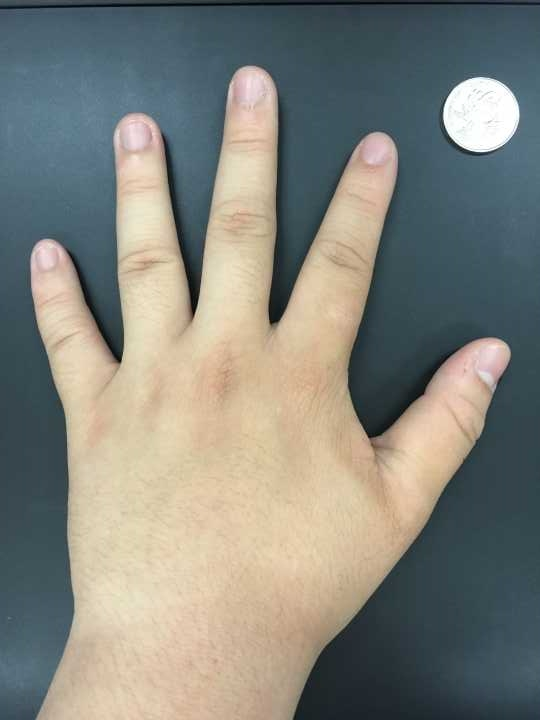
//> input picture Computer vision course design/1.jpg, 540 x 720 px
$ ./Computer_vision_course_design   (built with g++ and OpenCV 4)
//> lines starting //> are read from the running program, lines starting //| are printed output that depends on the picture; after the words box and inside, x2 and y2 are one past the last pixel; in counts of white or black regions, pixels touching at a corner belong together
### Computer vision course design/闫彩东.h
#pragma once

#ifndef 闫彩东_H_
#define 闫彩东_H_
#include"Head.h"
using namespace std;
using namespace cv;

class yancaidong{
public:
	yancaidong(Mat img){
		image = img(Rect(286, 123, 120, 257));
		hight = 0;
		weight = 0;
	}
	void work();
	void showresult() {
		cout << "食指长度：" << hight * Pixellen << "cm\t宽度:" << weight * Pixellen << "cm" << endl;
	}
private:
	Mat image;
	int size = 0;
	int hight, weight;
	Point point[10000];
};


#endif // 闫彩东_H_

### Computer vision course design/张淇.h
#pragma once
#include"Head.h"
using namespace std;
using namespace cv;
#ifndef 张淇_H_
class zhangqi
{
	Mat image;
	int size = 0;
	int h, w;
	Point point[10000];
public:
	zhangqi(Mat img)
	{
		image = img(Rect( 20, 110, 83, 320));
		h = 0;
		w = 0;
	}
	void work();
	void showresult()
	{
		cout << "小拇指长度：" << h * Pixellen << "cm	宽度:" << w * Pixellen << "cm" << endl;
	}
};
#endif

### Computer vision course design/孙文科.h
#pragma once
#include"Head.h"
using namespace std;
using namespace cv;
#ifndef 孙文科_H_
class sunwenke
{
	Mat image;//图像
	int size = 0;//像素点个数
	int Hight, Weight;//高和宽
	Point RectPoint;
	Point point[40000];//像素点数组
public:
	sunwenke(Mat img)//构造函数，初始化图像和高、宽
	{
		RectPoint=Point(150, 218);
		image = img(Rect(380,330,RectPoint.x,RectPoint.y));//图像裁剪
		Hight = 0;
		Weight = 0;
	}
	void work();//对外工作接口
	void showresult()//输出接口
	{
		cout << "大拇指长度：" << Hight * Pixellen << "cm\t宽度:" << Weight * Pixellen << "cm" << endl;
	}
};
#endif // !孙文科_H_

### Computer vision course design/张衍希.h
#pragma once
#include"Head.h"
#include <thread>
using namespace std;
using namespace cv;
#ifndef 张衍希_H_
class zhangyanxi
{
	Mat image;//图像
	int size = 0;//像素点个数
	int weight;//高和宽
	Point point[10000];//像素点数组
public:
	// [5 lines left out: function zhangyanxi, not called in this run]
	void worker();//对外工作接口
	// [4 lines left out: function Print, not called in this run]
};
#endif // !张衍希_H_

### Computer vision course design/周宗宇.h
#pragma once
#include"Head.h"
#include <thread>
using namespace std;
using namespace cv;
#ifndef 周宗宇_H_
class zhouzongyu
{
	Mat image;
	int size = 0;
	int h, w;
	Point point[10000];
public:
	zhouzongyu(Mat img)
	{
		image = img(Rect(100, 100, 95, 237));
		h = 0;
		w = 0;
	}
	void work();
	void showresult()
	{
		cout << "无名指长度：" << h * Pixellen << "cm\t宽度:" << w * Pixellen << "cm" << endl;
	}
};
#endif // !周宗宇_H_

### Computer vision course design/高雅.h
#pragma once
#include"Head.h"
#include <thread>
using namespace std;
using namespace cv;
#ifndef 高雅_H_
class gaoya
{
	Mat image;//图像
	int width;
public:
	// [5 lines left out: function gaoya, not called in this run]
	void work();//对外工作接口
	// [4 lines left out: function show, not called in this run]
};
#endif // !高雅_H_

### Computer vision course design/苏琥元.h
#pragma once
#include"Head.h"
#include <thread>
using namespace std;
using namespace cv;
#ifndef 苏琥元_H
class suhuyuan
{
	Mat image;
	int size=0;
	int hight, weight;
	Point point[10000];
public:
	suhuyuan(Mat img)
	{
		image = img(Rect(195,60,85,265));
		hight = 0;
		weight = 0;
	}
	void work();
	void showresult()
	{
		cout << "中指长度：" << hight * Pixellen<<"cm\t宽度:"<< weight *Pixellen<<"cm" << endl;
	}
};
#endif // !苏琥元_H

### Computer vision course design/ConnectList.h
#pragma once
//需要链接的作业头文件
#include"苏琥元.h"
#include"高雅.h"
#include"周宗宇.h"
#include"张衍希.h"
#include"孙文科.h"
#include"张淇.h"
#include"闫彩东.h"

### Computer vision course design/Head.h
#pragma once
#ifndef _HEAD_H_
#define _HEAD_H_
#include <iostream>
#include<algorithm>
#include <opencv2/opencv.hpp>
#include<opencv2/highgui/highgui.hpp>
#include<opencv2/imgproc/imgproc.hpp>

#define Pixellen 0.03125
#endif // HEAD

### Computer vision course design/闫彩东.cpp

#include "闫彩东.h"

// [4 lines left out: function Compare, not called in this run]

int getX(Point* p, int size)
{
	int x[3000];
	int min;
	for (int i = 0; i < size; i++)
	{
		x[i] = p[i].x;
	}
	min = x[0];
	for (int i = 1; i < size; i++)
	{
		if (x[i] < min && x[i] != 0)min = x[i];
	}
	sort(x, x + size, Compare);
	return x[0] - x[size * 3 / 4];
}

int getY(Point* p, int size)
{
	int x[3000];
	int min;
	for (int i = 0; i < size; i++)
	{
		x[i] = p[i].y;
	}
	min = x[0];
	for (int i = 1; i < size; i++)
	{
		if (x[i] < min && x[i] != 0)min = x[i];
	}
	sort(x, x + size, Compare);
	return x[0] - min;
}

void yancaidong::work()
{
	Mat dst, final;
	cvtColor(image, dst, COLOR_BGR2GRAY);
	blur(dst, dst, Size(3, 3));
	Canny(dst, final, 80, 160, 3);

	vector<vector<Point>> Contours;
	vector<Vec4i> Hierarchy;
	findContours(final, Contours, Hierarchy, RETR_TREE, CHAIN_APPROX_SIMPLE, Point(0, 0));

	int flag = 0;
	for (int i = 0; i < Contours.size(); i++)
	{
		if (Contours[i].size() > size) { size = Contours[i].size(); flag = i; }
	}

	for (int i = 0; i < size; i++)
	{
		point[i] = Contours[flag][i];
	}
	weight = getX(point, size);
	hight = getY(point, size);
}

### Computer vision course design/苏琥元.cpp
#include "苏琥元.h"
//降序排序
static bool Compare(int a, int b)
{
	return a > b;
}
//寻找x轴上的像素点的x坐标并计算出宽
//[param in]Point *p：像素点数组
//[param in]size ：像素点个数
static int findX(Point* p,int size)
{
	int x[3000];
	int min;
	for (int i = 0; i < size; i++)
	{
		x[i] = p[i].x;
	}
	min = x[0];
	for (int i = 1; i < size; i++)
	{
		if (x[i] < min&&x[i]!=0)min = x[i];
	}
	sort(x, x + size, Compare);
	return x[0] - min;
}
//寻找y轴上的像素点的y坐标并计算出高
//[param in]Point *p：像素点数组
//[param in]size ：像素点个数
static int findY(Point* p, int size)
{
	int x[3000];
	int min;
	for (int i = 0; i < size; i++)
	{
		x[i] = p[i].y;
	}
	min = x[0];
	for (int i = 1; i < size; i++)
	{
		if (x[i] < min && x[i] != 0)min = x[i];
	}
	sort(x, x + size, Compare);
	return x[0] - min;
}

void suhuyuan::work()
{
	Mat dst, final;
	cvtColor(image, dst, COLOR_BGR2GRAY);//将图像转换为灰色
	blur(dst, dst, Size(3, 3));//滤波
	Canny(dst, final, 80, 160, 3);//Canny边缘检测

	//findContours运用
	vector<vector<Point>> Contours;//边缘坐标集合
	vector<Vec4i> Hierarchy;
	findContours(final, Contours, Hierarchy, RETR_TREE, CHAIN_APPROX_SIMPLE, Point(0, 0));
	// [6 lines of commented-out code are left out]

	int flag=0;
	for (int i = 0; i < Contours.size(); i++)
	{
		if (Contours[i].size() > size) { size = Contours[i].size(); flag = i; }//提取所需要的边缘数据
	}
	for (int i = 0; i < size; i++)
	{
		point[i] = Contours[flag][i];//将边缘像素点存储
	}
	//像素点处理
	 weight= findX(point,size);
	 hight= findY(point, size);
}

### Computer vision course design/张淇.cpp
#include "张淇.h"
static bool Compare(int a, int b)
{
	return a > b;
}
//寻找x轴上的像素点的x坐标并计算出宽

static int findX(Point* p, int size)
{
	int x[3000];
	int min;
	for (int i = 0; i < size; i++)
	{
		x[i] = p[i].x;
	}
	min = x[0];
	for (int i = 1; i < size; i++)
	{
		if (x[i] < min && x[i] != 0)min = x[i];
	}
	sort(x, x + size, Compare);
	return x[0] - min;
}
//寻找y轴上的像素点的y坐标并计算出高

static int findY(Point* p, int size)
{
	int x[3000];
	int min;
	for (int i = 0; i < size; i++)
	{
		x[i] = p[i].y;
	}
	min = x[0];
	for (int i = 1; i < size; i++)
	{
		if (x[i] < min && x[i] != 0)min = x[i];
	}
	sort(x, x + size, Compare);
	return x[0] - min;
}

void zhangqi::work()
{
	Mat dst, final;
	cvtColor(image, dst, COLOR_BGR2GRAY);
	blur(dst, dst, Size(3, 3));
	Canny(dst, final, 80, 160, 3);


	vector<vector<Point>> Contours;
	vector<Vec4i> Hierarchy;
	findContours(final, Contours, Hierarchy, RETR_TREE, CHAIN_APPROX_SIMPLE, Point(0, 0));

	int flag = 0;
	for (int i = 0; i < Contours.size(); i++)
	{
		if (Contours[i].size() > size) { size = Contours[i].size(); flag = i; }
	}
	for (int i = 0; i < size; i++)
	{
		point[i] = Contours[flag][i];
	}
	w = findX(point, size);
	h = findY(point, size);
}

### Computer vision course design/孙文科.cpp
#include "孙文科.h"

// [4 lines left out: function Compare, not called in this run]

inline int findX(Point* p, int size,Point pointy)
{
	int x[3000];
	int min,ymin;
	for (int i = 0; i < size; i++)
	{
		x[i] = p[i].x;
		if (p[i].y == pointy.y-10) ymin = p[i].x;
	}
	sort(x, x + size, Compare);
	x[0] -= ymin;
	return sqrt(((x[0]*x[0])+(ymin*ymin)));
}

inline int findY(Point* p, int size)
{
	int x[3000];
	int min;
	for (int i = 0; i < size; i++)
	{
		x[i] = p[i].y;
	}
	min = x[0];
	for (int i = 1; i < size; i++)
	{
		if (x[i] < min && x[i] != 0)min = x[i];
	}
	sort(x, x + size, Compare);
	return x[0] - min;
}

void sunwenke::work()
{
	Mat dst, final;
	cvtColor(image, dst, COLOR_BGR2GRAY);
	blur(dst, dst, Size(3, 3));
	Canny(dst, final, 80, 160, 3);

	vector<vector<Point>> Contours;
	vector<Vec4i> Hierarchy;
	findContours(final, Contours, Hierarchy, RETR_TREE, CHAIN_APPROX_SIMPLE, Point(0, 0));


	int flag = 0;
	for (int i = 0; i < Contours.size(); i++)
	{
		if (Contours[i].size() > size) { size = Contours[i].size(); flag = i; }
	}
	for (int i = 0; i < size; i++)
	{
		point[i] = Contours[flag][i];
	}

	Weight = findX(point, size,RectPoint);
	Hight = findY(point, size);
}

### Computer vision course design/周宗宇.cpp
#include "周宗宇.h"
inline bool Compare(int a, int b)
{
	return a > b;
}
inline int searchX(Point* p, int size)
{
	int x[3000];
	int min;
	for (int i = 0; i < size; i++)
	{
		x[i] = p[i].x;
	}
	min = x[0];
	for (int i = 1; i < size; i++)
	{
		if (x[i] < min&&x[i] != 0)min = x[i];
	}
	sort(x, x + size, Compare);
	return x[0] - min;
}

inline int searchY(Point* p, int size)
{
	int x[3000];
	int min;
	for (int i = 0; i < size; i++)
	{
		x[i] = p[i].y;
	}
	min = x[0];
	for (int i = 1; i < size; i++)
	{
		if (x[i] < min && x[i] != 0)min = x[i];
	}
	sort(x, x + size, Compare);
	return x[0] - min;
}

void zhouzongyu::work()
{
	Mat dst, final;
	cvtColor(image, dst, COLOR_BGR2GRAY);
	blur(dst, dst, Size(3, 3));
	Canny(dst, final, 80, 160, 3);


	vector<vector<Point>> Contours;
	vector<Vec4i> Hierarchy;
	findContours(final, Contours, Hierarchy, RETR_TREE, CHAIN_APPROX_SIMPLE, Point(0, 0));
	Mat drawing = Mat::zeros(final.size(), CV_8UC3);
	for (int i = 0; i < Contours.size(); i++)
	{
		Scalar color = Scalar(255, 255, 255);
		drawContours(drawing, Contours, i, color, 3, 8, Hierarchy, 0, Point());
	}

	int flag = 0;
	for (int i = 0; i < Contours.size(); i++)
	{
		if (Contours[i].size() > size) { size = Contours[i].size(); flag = i; }
	}
	for (int i = 0; i < size; i++)
	{
		point[i] = Contours[flag][i];
	}
	w = searchX(point, size);
	h = searchY(point, size);
}

### Computer vision course design/Computer vision course design.cpp
#include"Head.h"
#include"ConnectList.h"
using namespace std;
using namespace cv;
int main()
{
	//读入图像
	Mat image = imread("1.jpg");
//> image is the input picture: 720 rows x 540 cols, CV_8UC3; mean B, G, R 124.2, 131.7, 130.7
	Mat dst;
	sunwenke sun(image.clone());//大拇指
	sun.work();
//> in work, `Canny(dst, final, 80, 160, 3);`:
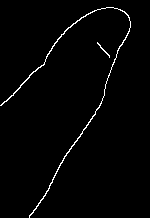
//> final: 218 rows x 150 cols, CV_8UC1; 1.7% white in thin lines or dots, all inside (x1, y1, x2, y2) = (0, 7, 131, 218)
//> in work, `findContours(final, Contours, Hierarchy, RETR_TREE, CHAIN_APPROX_SIMPL..`: Contours = 2 contours, 1 with area under 20; largest, box (x1, y1, x2, y2) and area: (0, 7, 131, 218) 170
//> the loop in work, `for (int i = 0; i < Contours.size(); i++)` made 2 passes
//> size on passes 1 to 2: 9, 413
//> after the loop in work, `for (int i = 0; i < Contours.size(); i++)`: size = 413; flag = 1
//> after the loop in work, `for (int i = 0; i < size; i++)`: point = 40000 items
//> the loop in findX, `for (int i = 0; i < size; i++)` made 413 passes
//> ymin on pass 277: 36
//> after the loop in findX, `for (int i = 0; i < size; i++)`: x = 3000 values, max 130 at index 143, min 0 at index 64, mean 10.85
//> in findX, `sort(x, x + size, Compare);`: x = 3000 values, max 130 at index 0, min 0 at index 412, mean 10.85
//> in findX, `x[0] -= ymin;`: x = 3000 values, max 130 at index 1, min 0 at index 412, mean 10.84
//> in work, `Weight = findX(point, size,RectPoint);`: Weight = 100
//> after the loop in findY, `for (int i = 0; i < size; i++)`: x = 3000 values, max 217 at index 272, min 0 at index 413, mean 12.28
//> in findY, `min = x[0];`: min = 7
//> in findY, `sort(x, x + size, Compare);`: x = 3000 values, max 217 at index 0, min 0 at index 413, mean 12.28
//> in work, `Hight = findY(point, size);`: Hight = 210
	sun.showresult();
//| 大拇指长度：6.5625cm	宽度:3.125cm
	yancaidong caidong(image.clone());//食指
	caidong.work();
//> in work, `Canny(dst, final, 80, 160, 3);`:
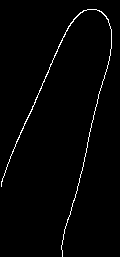
//> final: 257 rows x 120 cols, CV_8UC1; 1.6% white in thin lines or dots, all inside (x1, y1, x2, y2) = (1, 9, 112, 257)
//> in work, `findContours(final, Contours, Hierarchy, RETR_TREE, CHAIN_APPROX_SIMPL..`: Contours = 1 contour; box (x1, y1, x2, y2) and area: (1, 9, 112, 257) 63
//> the loop in work, `for (int i = 0; i < Contours.size(); i++)` made 1 pass
//> size on pass 1: 512
//> after the loop in work, `for (int i = 0; i < Contours.size(); i++)`: size = 512; flag = 0
//> after the loop in work, `for (int i = 0; i < size; i++)`: point = 10000 Points (x, y), first 12: [87, 9], [86, 10], [83, 10], [81, 12], [80, 12], [73, 19], [73, 20], [70, 23], [70, 24], [68, 26], [68, 27], [67, 28]
//> after the loop in getX, `for (int i = 0; i < size; i++)`: x = 3000 values, max 111 at index 292, min 0 at index 512, mean 10.24
//> in getX, `min = x[0];`: min = 87
//> the loop in getX, `for (int i = 1; i < size; i++)` made 511 passes
//> min on passes 1, 2, 3, 4, 5, 7, 9, 11, 13, 15, 17, 19: 86, 83, 81, 80, 73, 70, 68, 67, 66, 65, 64, 63
//> after the loop in getX, `for (int i = 1; i < size; i++)`: min = 1
//> in getX, `sort(x, x + size, Compare);`: x = 3000 values, max 111 at index 0, min 0 at index 512, mean 10.24
//> in work, `weight = getX(point, size);`: weight = 78
//> after the loop in getY, `for (int i = 0; i < size; i++)`: x = 3000 values, max 256 at index 395, min 0 at index 512, mean 19.47
//> in getY, `min = x[0];`: min = 9
//> in getY, `sort(x, x + size, Compare);`: x = 3000 values, max 256 at index 0, min 0 at index 512, mean 19.47
//> in work, `hight = getY(point, size);`: hight = 247
	caidong.showresult();
//| 食指长度：7.71875cm	宽度:2.4375cm
	suhuyuan su(image.clone());//中指
	su.work();
//> in work, `Canny(dst, final, 80, 160, 3);`:
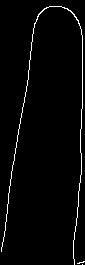
//> final: 265 rows x 85 cols, CV_8UC1; 2.5% white in thin lines or dots
//> in work, `findContours(final, Contours, Hierarchy, RETR_TREE, CHAIN_APPROX_SIMPL..`: Contours = 3 contours, 2 with area under 20; largest, box (x1, y1, x2, y2) and area: (1, 6, 83, 265) 23
//> the loop in work, `for (int i = 0; i < Contours.size(); i++)` made 3 passes
//> size on passes 1 to 3: 1, 9, 248
//> after the loop in work, `for (int i = 0; i < Contours.size(); i++)`: size = 248; flag = 2
//> after the loop in work, `for (int i = 0; i < size; i++)`: point = contour of 10000 points, box (x1, y1, x2, y2) (0, 0, 83, 265), area 59
//> after the loop in findX, `for (int i = 0; i < size; i++)`: x = 3000 values, max 82 at index 178, min 0 at index 248, mean 3.37
//> in findX, `min = x[0];`: min = 49
//> the loop in findX, `for (int i = 1; i < size; i++)` made 247 passes
//> min on passes 1, 2, 3, 4, 5, 7, 9, 11, 13, 15, 17, 19: 48, 46, 45, 44, 38, 37, 36, 34, 33, 32, 31, 30
//> after the loop in findX, `for (int i = 1; i < size; i++)`: min = 1
//> in findX, `sort(x, x + size, Compare);`: x = 3000 values, max 82 at index 0, min 0 at index 248, mean 3.37
//> in work, `weight= findX(point,size);`: weight = 81
//> after the loop in findY, `for (int i = 0; i < size; i++)`: x = 3000 values, max 264 at index 203, min 0 at index 248, mean 9.69
//> in findY, `min = x[0];`: min = 6
//> in findY, `sort(x, x + size, Compare);`: x = 3000 values, max 264 at index 0, min 0 at index 248, mean 9.69
//> in work, `hight= findY(point, size);`: hight = 258
	su.showresult();
//| 中指长度：8.0625cm	宽度:2.53125cm
	zhouzongyu zhou(image.clone());//无名指
	zhou.work();
//> in work, `Canny(dst, final, 80, 160, 3);`: final: 237 rows x 95 cols, CV_8UC1; 2.7% white in thin lines or dots
//> in work, `findContours(final, Contours, Hierarchy, RETR_TREE, CHAIN_APPROX_SIMPL..`: Contours = 7 contours, 6 with area under 20; largest, box (x1, y1, x2, y2) and area: (13, 13, 92, 237) 20
//> the loop in work, `for (int i = 0; i < Contours.size(); i++)` made 7 passes
//> after the loop in work, `for (int i = 0; i < Contours.size(); i++)`:
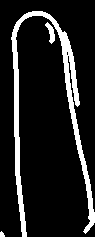
//> drawing: 237 rows x 95 cols, CV_8UC3; 12.5% white; 3 white regions, box (x1, y1, x2, y2) and area: (11, 11, 95, 237) 2694, (45, 22, 55, 44) 103, (0, 231, 5, 237) 22
//> the loop in work, `for (int i = 0; i < Contours.size(); i++)` made 7 passes
//> size on passes 1, 2, 5, 7: 5, 20, 54, 247
//> after the loop in work, `for (int i = 0; i < Contours.size(); i++)`: size = 247; flag = 6
//> after the loop in work, `for (int i = 0; i < size; i++)`: point = contour of 10000 points, box (x1, y1, x2, y2) (0, 0, 92, 237), area 86
//> after the loop in searchX, `for (int i = 0; i < size; i++)`: x = 3000 values, max 91 at index 162, min 0 at index 247, mean 4.45
//> in searchX, `min = x[0];`: min = 32
//> the loop in searchX, `for (int i = 1; i < size; i++)` made 246 passes
//> min on passes 1, 2, 3, 4, 5, 6, 7, 9, 11, 13, 15, 17: 31, 28, 27, 26, 25, 24, 18, 17, 16, 15, 14, 13
//> after the loop in searchX, `for (int i = 1; i < size; i++)`: min = 13
//> in searchX, `sort(x, x + size, Compare);`: x = 3000 values, max 91 at index 0, min 0 at index 247, mean 4.45
//> in work, `w = searchX(point, size);`: w = 78
//> after the loop in searchY, `for (int i = 0; i < size; i++)`: x = 3000 values, max 236 at index 40, min 0 at index 247, mean 8.42
//> in searchY, `min = x[0];`: min = 13
//> in searchY, `sort(x, x + size, Compare);`: x = 3000 values, max 236 at index 0, min 0 at index 247, mean 8.42
//> in work, `h = searchY(point, size);`: h = 223
	zhou.showresult();
//| 无名指长度：6.96875cm	宽度:2.4375cm
	zhangqi zq(image.clone());//小拇指
//> in zhangqi, `image = img(Rect( 20, 110, 83, 320));`:
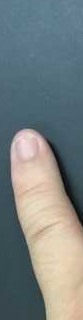
//> image: 320 rows x 83 cols, CV_8UC3; mean B, G, R 129.5, 129.5, 121.2
	zq.work();
//> in work, `cvtColor(image, dst, COLOR_BGR2GRAY);`:
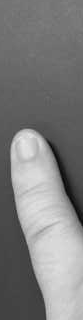
//> dst: 320 rows x 83 cols, CV_8UC1; min 1, max 232, mean 127
//> in work, `Canny(dst, final, 80, 160, 3);`:
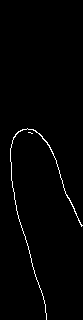
//> final: 320 rows x 83 cols, CV_8UC1; 1.3% white in thin lines or dots, all inside (x1, y1, x2, y2) = (10, 128, 83, 320)
//> in work, `findContours(final, Contours, Hierarchy, RETR_TREE, CHAIN_APPROX_SIMPL..`: Contours = 2 contours, 1 with area under 20; largest, box (x1, y1, x2, y2) and area: (10, 128, 83, 320) 39
//> the loop in work, `for (int i = 0; i < Contours.size(); i++)` made 2 passes
//> size on passes 1 to 2: 6, 322
//> after the loop in work, `for (int i = 0; i < Contours.size(); i++)`: size = 322; flag = 1
//> after the loop in work, `for (int i = 0; i < size; i++)`: point = 10000 Points (x, y), first 12: [27, 128], [26, 129], [22, 129], [21, 130], [20, 130], [19, 131], [18, 131], [15, 134], [15, 135], [13, 137], [13, 139], [12, 140]
//> after the loop in findX, `for (int i = 0; i < size; i++)`: x = 3000 values, max 82 at index 251, min 0 at index 322, mean 4.49
//> in findX, `min = x[0];`: min = 27
//> the loop in findX, `for (int i = 1; i < size; i++)` made 321 passes
//> min on passes 1, 2, 3, 4, 5, 6, 7, 9, 11, 13, 15: 26, 22, 21, 20, 19, 18, 15, 13, 12, 11, 10
//> after the loop in findX, `for (int i = 1; i < size; i++)`: min = 10
//> in findX, `sort(x, x + size, Compare);`: x = 3000 values, max 82 at index 0, min 0 at index 322, mean 4.49
//> in work, `w = findX(point, size);`: w = 72
//> after the loop in findY, `for (int i = 0; i < size; i++)`: x = 3000 values, max 319 at index 88, min 0 at index 322, mean 22.09
//> in findY, `min = x[0];`: min = 128
//> in findY, `sort(x, x + size, Compare);`: x = 3000 values, max 319 at index 0, min 0 at index 322, mean 22.09
//> in work, `h = findY(point, size);`: h = 191
	zq.showresult();
//| 小拇指长度：5.96875cm	宽度:2.25cm
//> (the run ends here: the program needs code that is not available in this run, at `wenqifan wen(image.clone());`)
